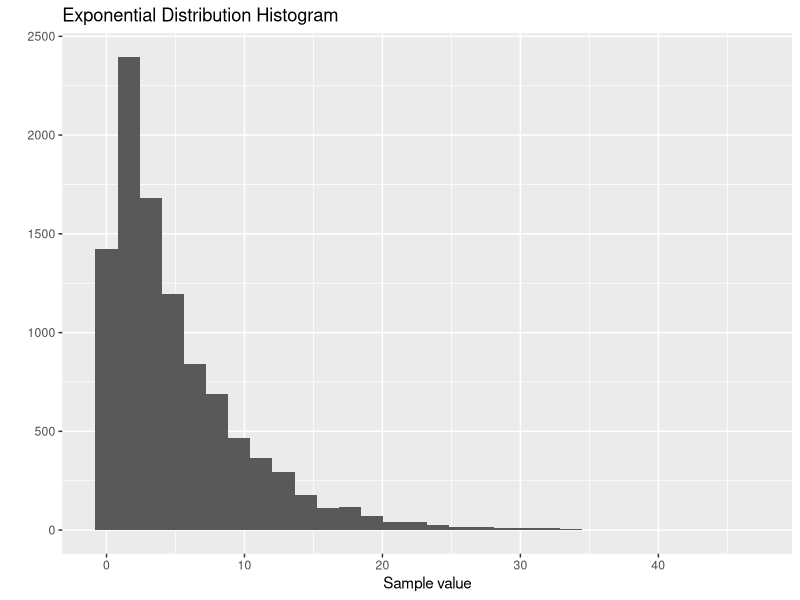
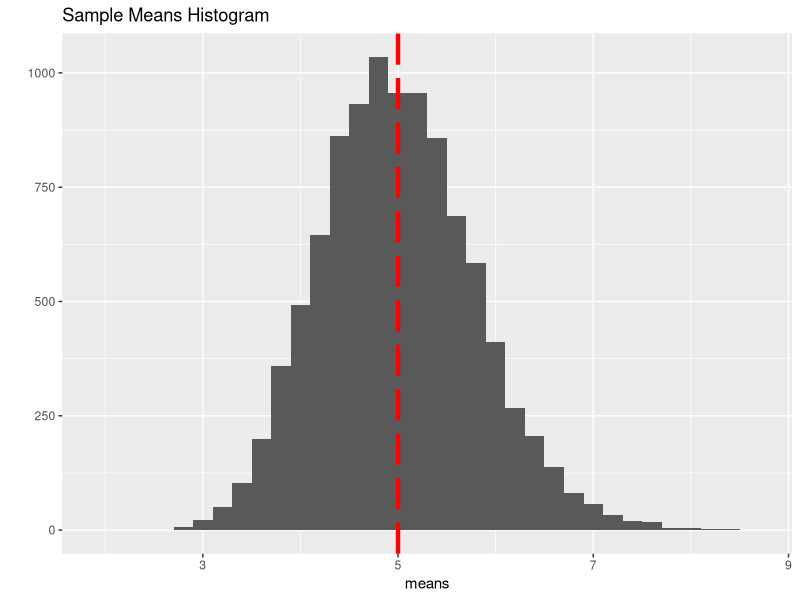
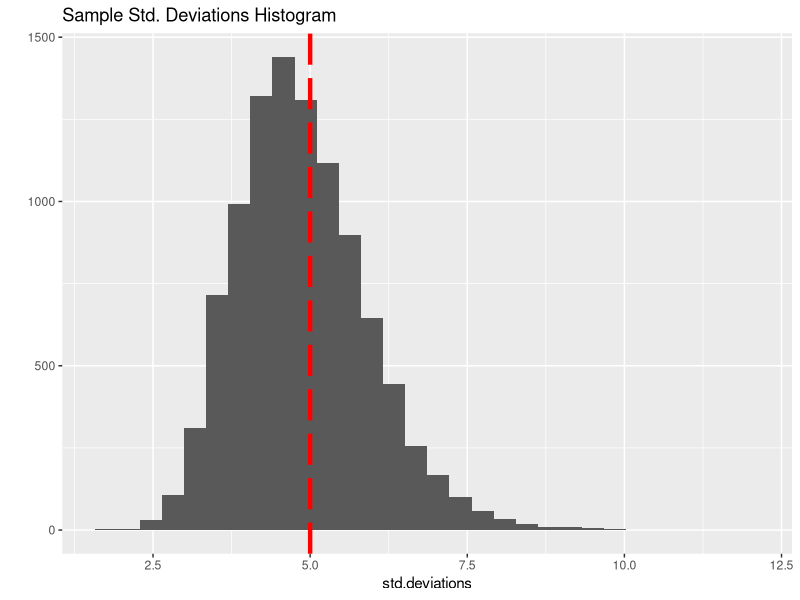
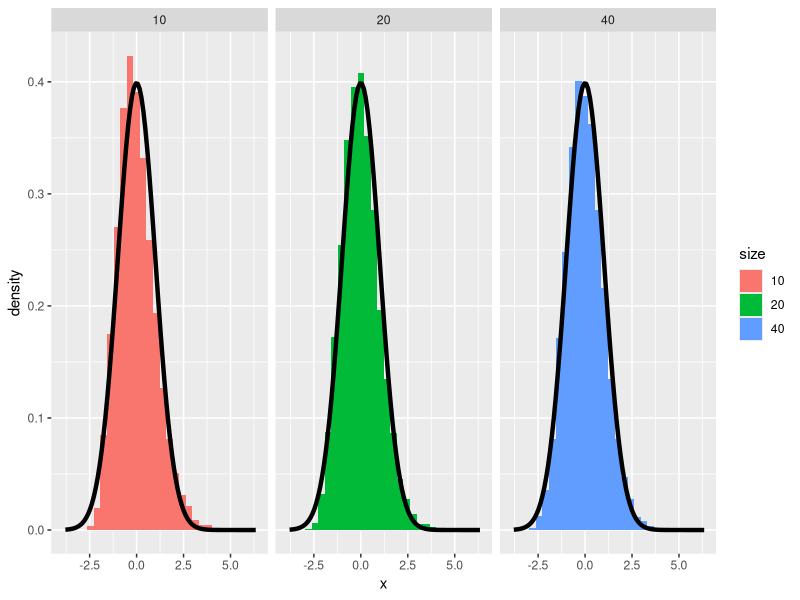

Write R code to recreate these figures, in order.
## ---- chunk 1
n <- 40                       # sample size
nosim <- 10000                # number of observations
lambda <- 0.2                 # exponential distribution rate
population.mean <- 1 / lambda # theoretical mean
population.sd <- 1 / lambda   # theoretical std. deviation
samples <- matrix(rexp(nosim * n, rate = lambda), nrow = nosim)

library(ggplot2)
qplot(samples[, 1], geom = "histogram", xlab = "Sample value", main = "Exponential Distribution Histogram")
## ---- chunk 2
means <- rowMeans(samples)
g <- qplot(means, geom = "histogram", main = "Sample Means Histogram", binwidth = 0.2)
g <- g + geom_vline(xintercept = population.mean, colour = "red", linetype = "longdash", size = 1.5)
g
## ---- chunk 3
paste(round(abs(mean(means) - population.mean) * 100, 1), "%", sep = "")
## ---- chunk 4
std.deviations <- apply(samples, 1, sd)
g <- qplot(std.deviations, geom = "histogram", main = "Sample Std. Deviations Histogram")
g <- g + geom_vline(xintercept = population.sd, colour = "red", linetype = "longdash", size = 1.5)
g
## ---- chunk 5
cfunc <- function(x, n) (mean(x) - population.mean) / (population.sd / sqrt(n))
dat <- data.frame(
  x = c(apply(samples[, 1:10], 1, cfunc, 10),
        apply(samples[, 1:20], 1, cfunc, 20),
        apply(samples[, 1:40], 1, cfunc, 40)),
  size = factor(rep(c(10, 20, 40), rep(nosim, 3))))
g <- ggplot(dat, aes(x = x, fill = size)) + geom_histogram(aes(y = ..density..)) 
g <- g + stat_function(fun = dnorm, colour = "black", size = 1.5)
g + facet_grid(. ~ size)
